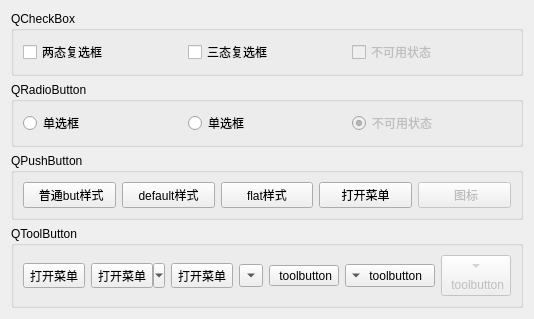
      <widget class="QWidget" name="tab_2">
       <attribute name="title">
        <string>button</string>
       </attribute>
       <layout class="QVBoxLayout" name="verticalLayout">
        <item>
         <widget class="QGroupBox" name="groupBox">
          <property name="title">
           <string>QCheckBox</string>
          </property>
          <layout class="QGridLayout" name="gridLayout_3">
           <item row="0" column="0">
            <widget class="QCheckBox" name="checkBox_2">
             <property name="text">
              <string>两态复选框</string>
             </property>
            </widget>
           </item>
           <item row="0" column="1">
            <widget class="QCheckBox" name="checkBox">
             <property name="styleSheet">
              <string notr="true"/>
             </property>
             <property name="text">
              <string>三态复选框</string>
             </property>
            </widget>
           </item>
           <item row="0" column="2">
            <widget class="QCheckBox" name="checkBox_3">
             <property name="enabled">
              <bool>false</bool>
             </property>
             <property name="text">
              <string>不可用状态</string>
             </property>
            </widget>
           </item>
          </layout>
         </widget>
        </item>
        <item>
         <widget class="QGroupBox" name="groupBox_2">
          <property name="title">
           <string>QRadioButton</string>
          </property>
          <layout class="QGridLayout" name="gridLayout_4">
           <item row="0" column="0">
            <widget class="QRadioButton" name="radioButton_2">
             <property name="text">
              <string>单选框</string>
             </property>
            </widget>
           </item>
           <item row="0" column="1">
            <widget class="QRadioButton" name="radioButton">
             <property name="text">
              <string>单选框</string>
             </property>
            </widget>
           </item>
           <item row="0" column="2">
            <widget class="QRadioButton" name="radioButton_3">
             <property name="enabled">
              <bool>false</bool>
             </property>
             <property name="text">
              <string>不可用状态</string>
             </property>
             <property name="checked">
              <bool>true</bool>
             </property>
            </widget>
           </item>
          </layout>
         </widget>
        </item>
        <item>
         <widget class="QGroupBox" name="groupBox_3">
          <property name="title">
           <string>QPushButton</string>
          </property>
          <layout class="QGridLayout" name="gridLayout_5">
           <item row="0" column="2">
            <widget class="QPushButton" name="pushButton_3">
             <property name="sizePolicy">
              <sizepolicy hsizetype="Minimum" vsizetype="Fixed">
               <horstretch>0</horstretch>
               <verstretch>0</verstretch>
              </sizepolicy>
             </property>
             <property name="styleSheet">
              <string notr="true">background - color:qlineargradient(x1: 0 , y1: 0 , x2: 0 , y2: 1 ,stop: 0 #dadbde, stop: 1 #f6f7fa);</string>
             </property>
             <property name="text">
              <string>default样式</string>
             </property>
            </widget>
           </item>
           <item row="0" column="4">
            <widget class="QPushButton" name="pushButton_5">
             <property name="sizePolicy">
              <sizepolicy hsizetype="Minimum" vsizetype="Fixed">
               <horstretch>0</horstretch>
               <verstretch>0</verstretch>
              </sizepolicy>
             </property>
             <property name="text">
              <string>打开菜单</string>
             </property>
            </widget>
           </item>
           <item row="0" column="0">
            <widget class="QPushButton" name="pushButton">
             <property name="sizePolicy">
              <sizepolicy hsizetype="Minimum" vsizetype="Fixed">
               <horstretch>0</horstretch>
               <verstretch>0</verstretch>
              </sizepolicy>
             </property>
             <property name="text">
              <string> 普通but样式</string>
             </property>
             <property name="default">
              <bool>false</bool>
             </property>
             <property name="flat">
              <bool>false</bool>
             </property>
            </widget>
           </item>
           <item row="0" column="3">
            <widget class="QPushButton" name="pushButton_4">
             <property name="sizePolicy">
              <sizepolicy hsizetype="Minimum" vsizetype="Fixed">
               <horstretch>0</horstretch>
               <verstretch>0</verstretch>
              </sizepolicy>
             </property>
             <property name="text">
              <string>flat样式</string>
             </property>
            </widget>
           </item>
           <item row="0" column="5">
            <widget class="QPushButton" name="but_icon">
             <property name="enabled">
              <bool>false</bool>
             </property>
             <property name="sizePolicy">
              <sizepolicy hsizetype="Minimum" vsizetype="Fixed">
               <horstretch>0</horstretch>
               <verstretch>0</verstretch>
              </sizepolicy>
             </property>
             <property name="text">
              <string> 图标</string>
             </property>
            </widget>
           </item>
          </layout>
         </widget>
        </item>
        <item>
         <widget class="QGroupBox" name="groupBox_4">
          <property name="title">
           <string>QToolButton</string>
          </property>
          <layout class="QGridLayout" name="gridLayout_6">
           <item row="0" column="0">
            <widget class="QToolButton" name="toolButton">
             <property name="enabled">
              <bool>true</bool>
             </property>
             <property name="toolTip">
              <string>长按打开菜单</string>
             </property>
             <property name="text">
              <string>打开菜单</string>
             </property>
             <property name="popupMode">
              <enum>QToolButton::DelayedPopup</enum>
             </property>
            </widget>
           </item>
           <item row="0" column="1">
            <widget class="QToolButton" name="toolButton_2">
             <property name="toolTip">
              <string>点击箭头打开菜单</string>
             </property>
             <property name="text">
              <string>打开菜单</string>
             </property>
             <property name="popupMode">
              <enum>QToolButton::MenuButtonPopup</enum>
             </property>
            </widget>
           </item>
           <item row="0" column="2">
            <widget class="QToolButton" name="toolButton_3">
             <property name="toolTip">
              <string>点击button打开菜单</string>
             </property>
             <property name="text">
              <string>打开菜单</string>
             </property>
             <property name="popupMode">
              <enum>QToolButton::InstantPopup</enum>
             </property>
            </widget>
           </item>
           <item row="0" column="3">
            <widget class="QToolButton" name="toolButton_4">
             <property name="toolTip">
              <string>只显示图标</string>
             </property>
             <property name="text">
              <string>...</string>
             </property>
             <property name="arrowType">
              <enum>Qt::DownArrow</enum>
             </property>
            </widget>
           </item>
           <item row="0" column="4">
            <widget class="QToolButton" name="toolButton_5">
             <property name="toolTip">
              <string>只显示文本</string>
             </property>
             <property name="text">
              <string> toolbutton</string>
             </property>
             <property name="toolButtonStyle">
              <enum>Qt::ToolButtonTextOnly</enum>
             </property>
            </widget>
           </item>
           <item row="0" column="5">
            <widget class="QToolButton" name="toolButton_6">
             <property name="toolTip">
              <string>文本在图标右侧</string>
             </property>
             <property name="text">
              <string> toolbutton</string>
             </property>
             <property name="toolButtonStyle">
              <enum>Qt::ToolButtonTextBesideIcon</enum>
             </property>
             <property name="arrowType">
              <enum>Qt::DownArrow</enum>
             </property>
            </widget>
           </item>
           <item row="0" column="6">
            <widget class="QToolButton" name="toolButton_7">
             <property name="enabled">
              <bool>false</bool>
             </property>
             <property name="toolTip">
              <string>文本在图标下</string>
             </property>
             <property name="text">
              <string> toolbutton</string>
             </property>
             <property name="toolButtonStyle">
              <enum>Qt::ToolButtonTextUnderIcon</enum>
             </property>
             <property name="arrowType">
              <enum>Qt::DownArrow</enum>
             </property>
            </widget>
           </item>
          </layout>
         </widget>
        </item>
       </layout>
      </widget>
